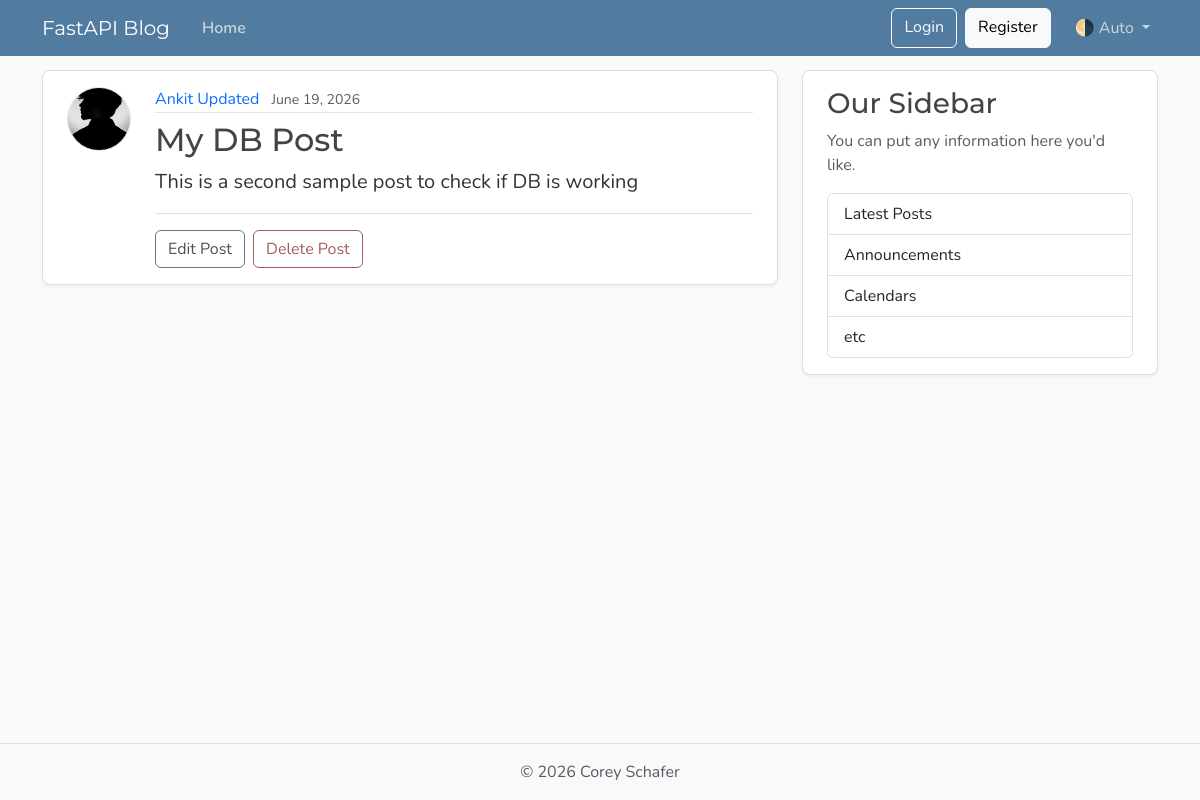
The page /posts/2 on the database its author committed.
### models.py (models this page shows, shortened)
class User(Base):
    __tablename__ = "users"
    id: Mapped[int] = mapped_column(Integer, primary_key=True, index=True)
    username: Mapped[str] = mapped_column(String(50), unique= True, nullable=False)
    email: Mapped[str] = mapped_column(String(50), unique= True, nullable=False)
    image_file: Mapped[str | None] = mapped_column(String(200), nullable=True, default= None)
    posts: Mapped[list[Post]] = relationship(
        back_populates="author",
        cascade= "all, delete-orphan"
        )

class Post(Base):
    __tablename__ = "posts"
    id: Mapped[int] = mapped_column(Integer, primary_key=True, index = True)
    title: Mapped[str] = mapped_column(String(100), nullable=False)
    content: Mapped[str] = mapped_column(Text, nullable=False)
    user_id: Mapped[int] = mapped_column(
        ForeignKey("users.id"),
        nullable=False,
        index=True,
    )
    date_posted: Mapped[datetime] = mapped_column(
        DateTime(timezone=True),
        default=lambda: datetime.now(UTC),
    )
    author: Mapped[User] = relationship(back_populates="posts")

### main.py (the view)
@app.get("/posts/{post_id}", include_in_schema= False)
def post_page(request: Request, post_id: int, db: Annotated[Session, Depends(get_db)]):
    result = db.execute(select(models.Post).where(models.Post.id == post_id))
    post = result.scalars().first()
    if post:
        title = post.title[:50]
        return templates.TemplateResponse(
            request,
            "post.html",
            {"post": post, "title": title}
        )
    raise HTTPException(status_code=status.HTTP_404_NOT_FOUND, detail="Post not found")
    for post in posts:
        if post.get("id") == post_id:
            title = post["title"][:50]
            return templates.TemplateResponse(
                request,
                "post.html",
                {"post": post, "title" : title}
                )
    raise HTTPException(status_code= status.HTTP_404_NOT_FOUND, detail= f"The post, with post_id: {post_id}, was not found")

### templates/post.html (shortened to what this page needs)
{% extends "layout.html" %}
{% block content %}
  <article class="content-section py-3 px-4 mb-4">
    <div class="d-flex align-items-start gap-4">
      <img class="rounded-circle article-img flex-shrink-0"
           src="{{ post.author.image_path}}"
           alt="{{ post.author.username }}'s profile picture"
           width="64"
           height="64"
           loading="lazy">
      <div class="flex-grow-1">
        <div class="article-metadata mb-2">
          <a class="me-2" href="{{ url_for('user_posts', user_id = post.author.id) }}">{{ post.author.username }}</a>
          <small class="text-body-secondary">{{ post.date_posted.strftime('%B %d, %Y') }}</small>
        </div>
        <h2 class="article-title">{{ post.title }}</h2>
        <p class="article-content">{{ post.content }}</p>
        <div class="post-actions mt-3 pt-3 border-top">
          <a class="btn btn-outline-secondary me-1" href="#">Edit Post</a>
          <button type="button"
                  class="btn btn-outline-danger"
                  data-bs-toggle="modal"
                  data-bs-target="#deleteModal">Delete Post</button>
        </div>
      </div>
    </div>
  </article>
{% endblock content %}

### static/css/main.css (style rules this page uses)
:root { --font-heading: "Montserrat", system-ui, -apple-system, BlinkMacSystemFont, sans-serif; --font-body: "Nunito", system-ui, -apple-system, BlinkMacSystemFont, sans-serif; --color-bg-body: #fafafa; --color-bg-content: #ffffff; --color-text-primary: #333333; --color-text-heading: #444444; --color-steel: #527c9f; --color-nav-link: #cbd5db; --color-nav-link-hover: #ffffff; --color-link-hover: #428bca; --color-border: #dddddd; --color-border-light: #e3e3e3; --spacing-xl: 5rem; --article-img-size: 4rem; --account-img-size: 7.813rem; }
body { font-family: var(--font-body); background: var(--color-bg-body); color: var(--color-text-primary); }
h1, h2, h3, h4, h5, h6 { font-family: var(--font-heading); color: var(--color-text-heading); }
a { text-decoration: none; }
.content-section { background: var(--color-bg-content); border: 1px solid var(--color-border); border-radius: 0.5rem; box-shadow: 0 2px 4px rgba(15, 23, 42, 0.05); transition: box-shadow 0.15s ease, transform 0.15s ease, border-color 0.15s ease; }
.article-title { color: var(--color-text-heading); transition: color 0.2s ease-in-out; }
.article-content { white-space: pre-line; font-size: 1.25rem; }
.article-img { height: var(--article-img-size); width: var(--article-img-size); flex-shrink: 0; object-fit: cover; border: 1px solid var(--color-border-light); box-shadow: 0 0 0 2px var(--color-bg-content); }
.article-metadata { padding-bottom: 0.063rem; border-bottom: 1px solid var(--color-border-light); }
.article-metadata a { transition: color 0.2s ease-in-out; }
.btn-outline-secondary { --bs-btn-color: #495057; --bs-btn-border-color: #6c757d; --bs-btn-hover-color: #fff; --bs-btn-hover-bg: #5a6268; --bs-btn-hover-border-color: #545b62; --bs-btn-active-color: #fff; --bs-btn-active-bg: #545b62; --bs-btn-active-border-color: #4e555b; }
.btn-outline-danger { --bs-btn-color: #a85b5b; --bs-btn-border-color: #a85b5b; --bs-btn-hover-color: #fff; --bs-btn-hover-bg: #924e4e; --bs-btn-hover-border-color: #874848; --bs-btn-active-color: #fff; --bs-btn-active-bg: #874848; --bs-btn-active-border-color: #7c4242; }

### rows shown on the page
User: author.image_path (picture), author.username "Ankit Updated"
Post: date_posted "June 19, 2026", title "My DB Post", content "This is a second sample post to check if DB is working"
